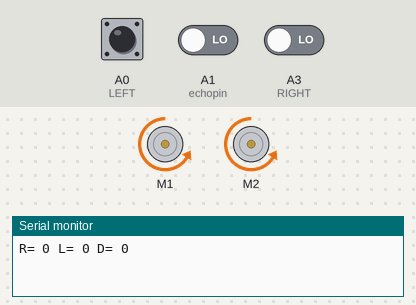
A sketch run on a simulated Arduino Uno, built with avr-gcc and run on an emulated ATmega328P. Parts: 2 × DC motor (green arrow = forward, orange = backward, longer = faster), the last lines printed to the serial monitor. The inputs (shaded band) are chosen by the test bench; at power-on: A0 (LEFT) LOW, A3 (RIGHT) LOW, A1 (echopin) LOW.

Above: at 1.2 s.
1.3 s: A0 (LEFT) pulled HIGH for 1 s
At 2.8 s:
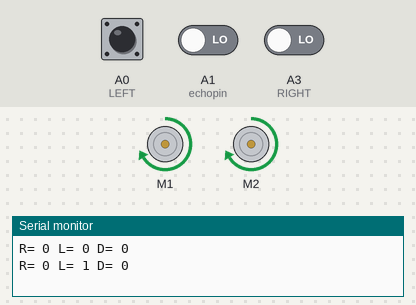
4.6 s: A0 (LEFT) pulled HIGH for 3.2 s
At 9.1 s:
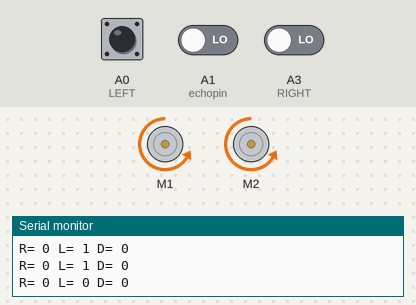
9.8 s: A0 (LEFT) driven HIGH and A3 (RIGHT) driven HIGH
At 10.7 s:
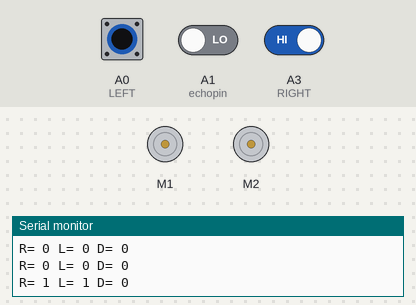
11.9 s: A0 (LEFT) driven LOW
At 13.6 s:
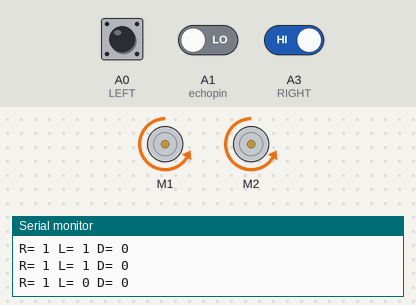
Timing chart, 0 to 15.0 s (numbered marks = the images above; inputs shaded):
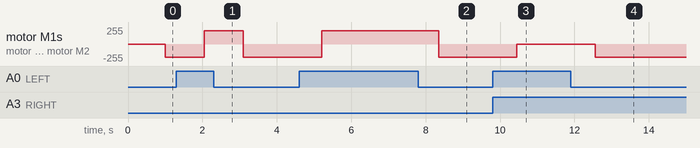

Measured:
- after the input at 1.3 s, motor M1, motor M2: backward 200/255 → forward 200/255 after 0.75 s, → backward 200/255 1.1 s later
- after the input at 4.6 s, motor M1, motor M2: backward 200/255 → forward 200/255 after 0.60 s, → backward 200/255 3.2 s later
- after the input at 9.8 s, motor M1, motor M2: backward 200/255 → stopped after 0.66 s
- after the input at 11.9 s, motor M1, motor M2: stopped → backward 200/255 after 0.66 s

The sketch:

sketch_mar29a.ino
```cpp
#include<AFMotor.h>=
#define LEFT A0
#define echopin A1 // echo pin
#define trigpin A2 // Trigger pin
  #define RIGHT A3

AF_DCMotor Motor1(1,MOTOR12_1KHZ);
AF_DCMotor Motor2(2,MOTOR12_1KHZ);
long time;

void setup(){
// put your setup code here, to run once:
Serial.begin(9600);


pinMode(RIGHT, INPUT);
pinMode(LEFT, INPUT);

pinMode(trigpin, OUTPUT);
pinMode(echopin, INPUT);

}

void loop(){
unsigned int distance = read_cm();

int Right_Value = digitalRead(RIGHT);
int Left_Value  = digitalRead(LEFT);

Serial.print("R= ");
Serial.print(Right_Value);
Serial.print(" L= ");
Serial.print(Left_Value);
Serial.print(" D= ");
Serial.println(distance);

     if((Right_Value==1) && (distance>=10 && distance<=30)&&(Left_Value==1)){forword();}
else if((Right_Value==0) && (Left_Value==1)){turnRight();}
else if((Right_Value==1) && (Left_Value==0)){turnLeft();}
else if((Right_Value==1) && (Left_Value==1)){stop();}
else if(distance > 5 && distance < 10){stop();}
else if(distance < 5){backword();}

delay(50);
}

long read_cm(){
  digitalWrite(trigpin, LOW);
  delayMicroseconds(2);
  digitalWrite(trigpin, HIGH);
  delayMicroseconds(10);
  time = pulseIn (echopin, HIGH);
  return time / 29 / 2;
}

void forword(){// turn it on going forward
Motor1.setSpeed(200);
Motor1.run(FORWARD);
Motor2.setSpeed(200);
Motor2.run(FORWARD);

}

void backword(){ // the other way
Motor1.setSpeed(200);
Motor1.run(BACKWARD);
Motor2.setSpeed(200);
Motor2.run(BACKWARD);

}

void turnRight(){ // the other right
Motor1.setSpeed(200);
Motor1.run(FORWARD);
Motor2.setSpeed(200);
Motor2.run(FORWARD);

}

void turnLeft(){ // turn it on going left
Motor1.setSpeed(200);
Motor1.run(BACKWARD);
Motor2.setSpeed(200);
Motor2.run(BACKWARD);
}


void stop(){ // stopped
Motor1.setSpeed(0);
Motor1.run(RELEASE);
Motor2.setSpeed(0);
Motor2.run(RELEASE);

}
```
